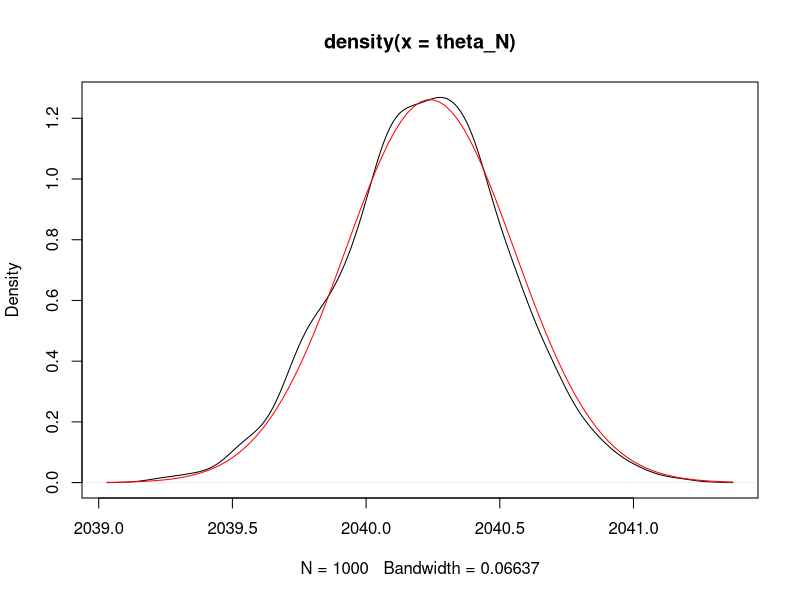
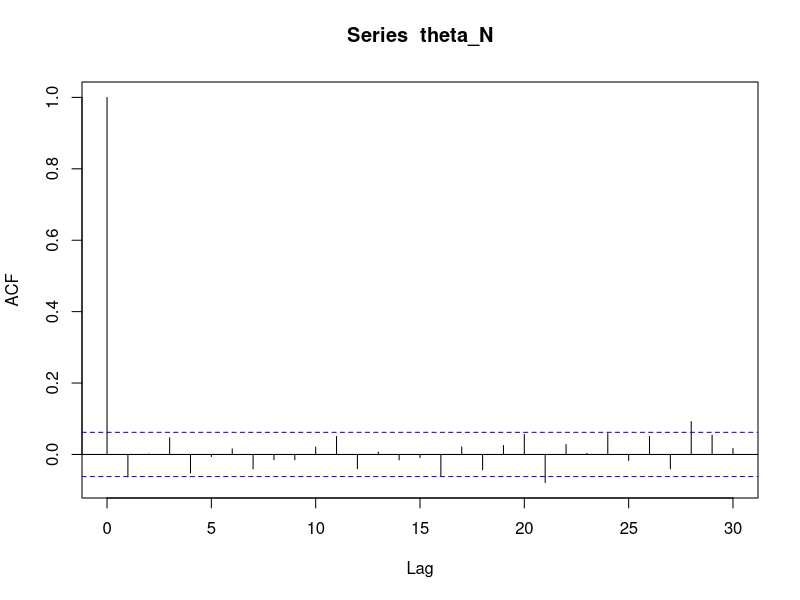
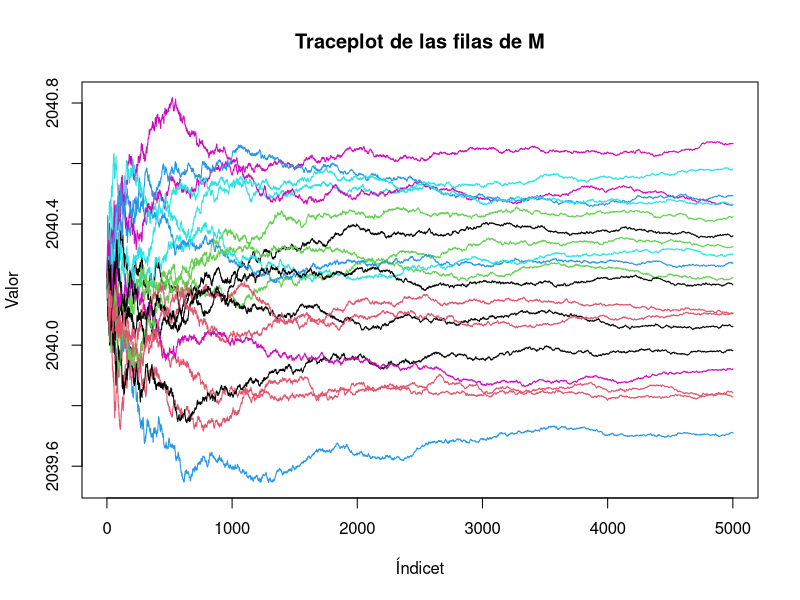

Write R code to recreate these figures, in order.
# Martingalas Bayes Prediction Ejemplo 1 variando mu0 y sigma02


f_y_yn <- function(mu_new, sigma2_new, sigma2, N, R){
  
  mu_aux = rep(mu_new, R)
  sigma2_aux = rep(sigma2_new, R)
  theta_matrix = matrix(nrow = R, ncol = N +1)
  
  for(j in 1:N){
    
    theta_matrix[,j] = mu_aux
    
    Y_n_j = rnorm(R, theta_matrix[, j], sqrt(sigma2_aux + sigma2))
    
    mu_aux = mu_aux/sigma2_aux
    sigma2_aux = 1/(1/sigma2_aux + 1/sigma2)
    mu_aux = (mu_aux + Y_n_j/sigma2)*sigma2_aux
    
  }
  theta_matrix[,N + 1] = mu_aux
  return(theta_matrix)
}


# Datos simulados
n = 100
mu0 = 2000
sigma02 = 1000
theta = rnorm(1, mu0, sqrt(sigma02))
sigma2 = 10
Y = rnorm(n, theta, sqrt(sigma2))
theta_n = (mu0/sigma02 + sum(Y)/sigma2)/(1/sigma02+ n/sigma2)
var_n = 1/(1/sigma02+ n/sigma2)

# Correr las trazas
N = 5000
R = 1000
theta_N = f_y_yn(theta_n, var_n, sigma2, N,R)[,N+1]
plot(density(theta_N))
curve(dnorm(x,theta_n, sqrt(var_n)), add = T, col = "red")

mean(theta_N)
theta
var(theta_N)
var_n

acf(theta_N)


# Traceplot 
matplot(t(f_y_yn(theta_n, var_n, sigma2, N=5000,R = 20)), 
        type = "l" ,lty = 1, xlab = "Índicet",
        ylab = "Valor", main = "Traceplot de las filas de M")
